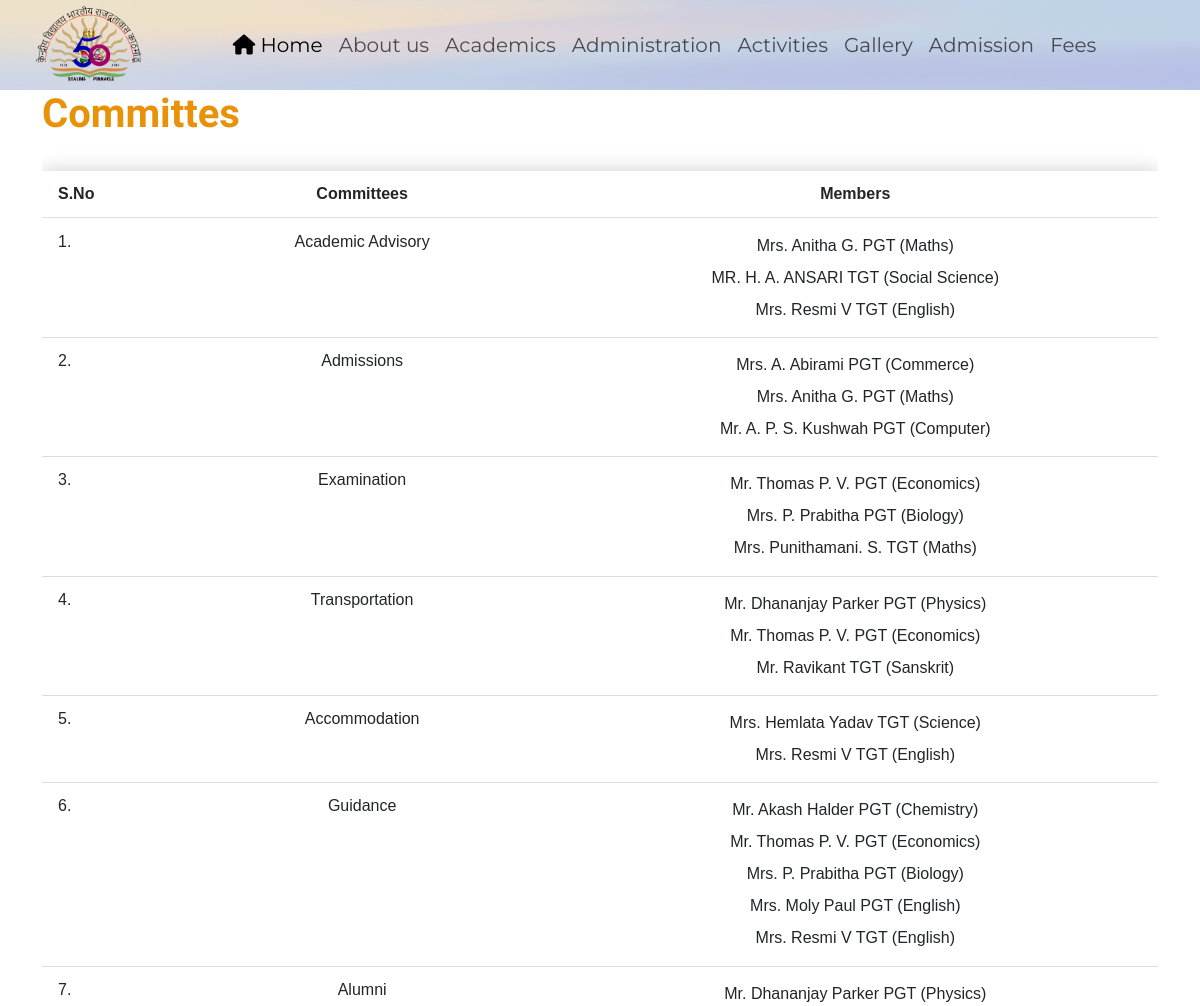
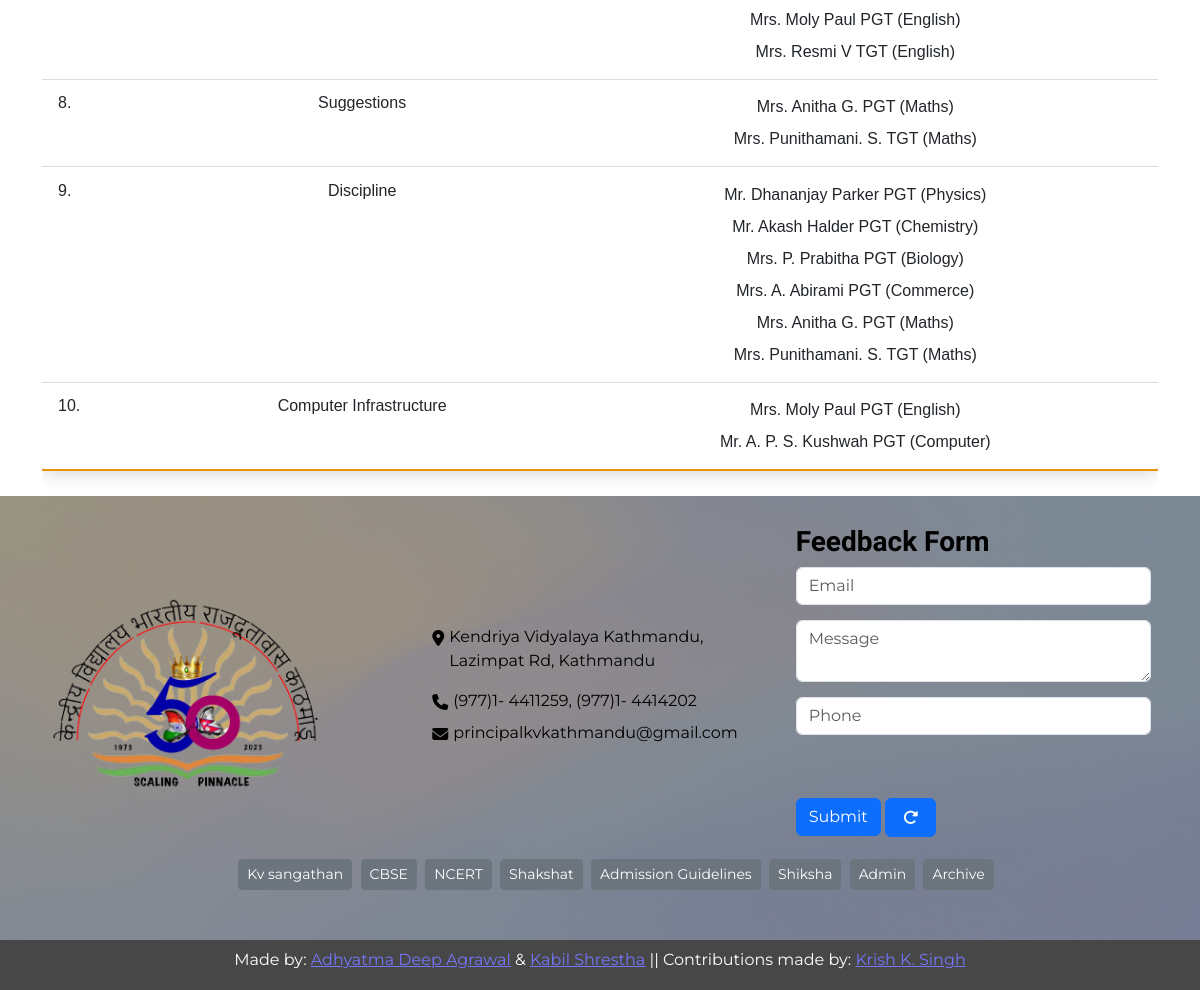
Screenshot of /Committees with the database file from the repository (2 pictures, top to bottom).
### main_app/models.py (models this page shows, shortened)
class Committies(models.Model):
    Committee_name = models.TextField(choices=(('Admissions', 'Admissions'), ('Academic Advisory', 'Academic Advisory'),
                                               ('Examination', 'Examination'), ('Transportation',
                                                                                'Transportation'), ("Accommodation", "Accommodation"),
                                               ("Guidance", "Guidance"), ("Alumni", "Alumni"), (
                                                   "Suggestions", "Suggestions"), ("Discipline", "Discipline"),
                                               ("Computer Infrastructure", "Computer Infrastructure")))
    members = models.ManyToManyField(member_list, related_name='committees')
    class Meta:
        verbose_name = "Update Committee Member"
        verbose_name_plural = "Update Committee Member"

class member_list(models.Model):
    name = models.CharField(max_length=32)
    designation = models.CharField(choices=Vacancy_posts, max_length=32)
    origin = models.CharField(choices=[(
        "Local", "Local"), ("Indian", "Indian")], null=False, blank=False, max_length=6)
    class Meta:
        verbose_name = "Add Staff"
        verbose_name_plural = "Add Staff"

### main_app/views.py (the view)
# urls.py: path("Committees", views.committees, name="committees"),
def committees(request):
    committee=Committies.objects.all()
    return render(request,"website/committes.html",
                  {
                      "committee":committee
                  })

### main_app/templates/website/committes.html
{% extends 'website/layout.html' %}
{% block body %}
<h1 class="fade-in">Committes</h1>
<div class="table-responsive text-nowrap fade-in-up">
    <table class="table data-table no-effects">
        <thead>
            <tr>
                <th scope="col">S.no</th>
                <th scope="col">Committees</th>
                <th scope="col">Members</th>
            </tr>
        </thead>
        <tbody>
        {% for committee in committee %}
        {% with members=committee.members.all %}
            <tr>
                <td scope="row">{{forloop.counter}}.</td>
                <td style="text-align: center;">{{committee.Committee_name}}</td>
                <td style="text-align: center; line-height: 200%;">
                    {% for members in members %}
                        {{members.name}}
                        {{members.get_designation_display}}
                        <br>
                    {% endfor %}
                </td>
            </tr>
        {% endwith %}
        {% endfor %}
        </tbody>
    </table>
</div>
{% endblock %}

### main_app/static/website/styles.css (style rules this page uses)
* { padding: 0px; margin: 0px; }
html, body { height: 100%; }
body { background-color: #fff; display: flex; flex-direction: column; font-family: "Montserrat", sans-serif; }
h1, h2, h3 { color: #e89209; font-family: "Philosopher", serif; font-weight: bold; }
table { margin: auto; text-transform: capitalize; position: relative; }
.data-table { border-collapse: collapse; margin: 25px 0; font-family: sans-serif; min-width: 400px; box-shadow: 0 0 20px rgba(0, 0, 0, 0.2); }
.data-table th { text-align: center; }
.data-table th:nth-child(1) { text-align: left; }
.data-table thead tr { background-color: #e89209; color: #ffffff; text-align: left; }
.data-table th, .data-table td { padding: 0.7rem 1rem; }
.data-table tbody tr { border-bottom: 1px solid #dddddd; }
.data-table tbody tr:nth-of-type(even) { background-color: #f3f3f3; }
.data-table tbody tr:last-of-type { border-bottom: 2px solid #e89209; }
.no-effects tbody tr:nth-of-type(even) { background-color: #ffffff; }
.fade-in-up { opacity: 0; animation: fadeInUp 800ms forwards; }
.fade-in { animation: fade-in 500ms ease-in forwards; }

### rows the page displays
Committies: Committee_name "Academic Advisory"
member_list: name "Mrs. Anitha G.", designation "PGT (Maths)"
member_list: name "MR. H. A. ANSARI", designation "TGT (Social Science)"
member_list: name "Mrs. Resmi V", designation "TGT (English)"
Committies: Committee_name "Admissions"
member_list: name "Mrs. A. Abirami", designation "PGT (Commerce)"
member_list: name "Mr. A. P. S. Kushwah", designation "PGT (Computer)"
Committies: Committee_name "Examination"
member_list: name "Mr. Thomas P. V.", designation "PGT (Economics)"
member_list: name "Mrs. P. Prabitha", designation "PGT (Biology)"
member_list: name "Mrs. Punithamani. S.", designation "TGT (Maths)"
Committies: Committee_name "Transportation"
member_list: name "Mr. Dhananjay Parker", designation "PGT (Physics)"
member_list: name "Mr. Ravikant", designation "TGT (Sanskrit)"
Committies: Committee_name "Accommodation"
member_list: name "Mrs. Hemlata Yadav", designation "TGT (Science)"
Committies: Committee_name "Guidance"
member_list: name "Mr. Akash Halder", designation "PGT (Chemistry)"
member_list: name "Mrs. Moly Paul", designation "PGT (English)"
Committies: Committee_name "Alumni"
Committies: Committee_name "Suggestions"
Committies: Committee_name "Discipline"
Committies: Committee_name "Computer Infrastructure"
